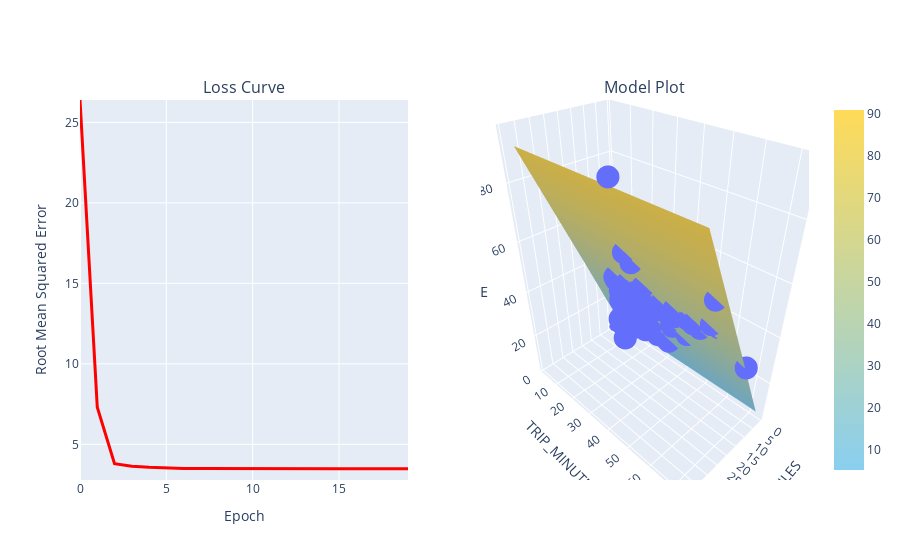

The code cell stored with this chart in its notebook:
### Markdown cell above
## Train a model with two features

The model you trained with the feature ``TOTAL_MILES`` demonstrates fairly strong predictive power, but is it possible to do better? In this step, try training the model with two features, ``TRIP_MILES`` and ``TRIP_MINUTES``, to see if you can improve the model. You may recall that the original dataset does not include a feature ``TRIP_MINUTES``, but this feature can be easily derived from ``TRIP_SECONDS`` as shown in the code below.*

**Instructions**
1. Review the code in **Experiment 3** code cell.
1. Run the **Experiment 3** code cell.
1. Review the output from the training run and answer these questions:
  * Does the model with two features produce better results than one using a single feature?
  * Does it make a difference if you use ``TRIP_SECONDS`` instead of ``TRIP_MINUTES``?
  * How well do you think the model comes to the ground truth fare calculation for Chicago Taxi Trips?


Notice that the scatter plot of the features vs. the label is a three dimensional (3-D) plot. This representation allows you to visualize both features and the label all together. The two features (TRIP_MILES and TRIP_MINUTES) are on the x and y axis, and the label (FARE) is on the z axis. The plot shows individual examples in the dataset as circles, and the model as a surface (plane). With this 3-D model, if the trained model is good you would expect most of the examples to land on the plane surface. The 3-D plot is interactive so you can explore the data further by clicking or dragging the plot.

### Code cell
#@title Code - Experiment 3

# The following variables are the hyperparameters.
learning_rate = 0.001
epochs = 20
batch_size = 50

training_df.loc[:, 'TRIP_MINUTES'] = training_df['TRIP_SECONDS']/60

features = ['TRIP_MILES', 'TRIP_MINUTES']
label = 'FARE'

model_2 = run_experiment(training_df, features, label, learning_rate, epochs, batch_size)

### Figure 1 — Plotly figure (JSON) as saved in the notebook; plotly's stock layout.template omitted (floating-point values rounded to 4 significant figures; data arrays with more than 128 entries replaced by an {"elided": "..."} marker saying what was removed)
{"data": [{"hovertemplate": "TRIP_MILES=%{x}<br>TRIP_MINUTES=%{y}<br>FARE=%{z}<extra></extra>", "legendgroup": "", "marker": {"color": "#636efa", "symbol": "circle"}, "mode": "markers", "name": "", "scene": "scene", "showlegend": false, "type": "scatter3d", "x": {"elided": "200 float values"}, "y": {"elided": "200 float values"}, "z": {"elided": "200 float values"}}, {"colorscale": [[0, "#89CFF0"], [1, "#FFDB58"]], "scene": "scene", "type": "surface", "x": [0.5759, 16.62, 37.59], "y": [1.95, 35.4, 72.75], "z": [[5.288, 42.79, 90.87], [5.288, 42.79, 90.87], [5.288, 42.79, 90.87]]}, {"hovertemplate": "x=%{x}<br>y=%{y}<extra></extra>", "legendgroup": "", "line": {"color": "#ff0000", "dash": "solid", "width": 3}, "marker": {"symbol": "circle"}, "mode": "lines", "name": "", "orientation": "v", "showlegend": false, "type": "scatter", "x": [0, 1, 2, 3, 4, 5, 6, 7, 8, 9, 10, 11, 12, 13, 14, 15, 16, 17, 18, 19], "xaxis": "x", "y": [26.39, 7.31, 3.794, 3.643, 3.572, 3.528, 3.502, 3.49, 3.483, 3.481, 3.479, 3.479, 3.478, 3.478, 3.479, 3.478, 3.478, 3.479, 3.478, 3.478], "yaxis": "y"}], "layout": {"annotations": [{"font": {"size": 16}, "showarrow": false, "text": "Loss Curve", "x": 0.225, "xanchor": "center", "xref": "paper", "y": 1, "yanchor": "bottom", "yref": "paper"}, {"font": {"size": 16}, "showarrow": false, "text": "Model Plot", "x": 0.775, "xanchor": "center", "xref": "paper", "y": 1, "yanchor": "bottom", "yref": "paper"}], "scene": {"domain": {"x": [0.55, 1], "y": [0, 1]}, "xaxis": {"title": {"text": "TRIP_MILES"}}, "yaxis": {"title": {"text": "TRIP_MINUTES"}}, "zaxis": {"title": {"text": "FARE"}}}, "xaxis": {"anchor": "y", "domain": [0, 0.45], "title": {"text": "Epoch"}}, "yaxis": {"anchor": "x", "domain": [0, 1], "range": [2.782, 26.39], "title": {"text": "Root Mean Squared Error"}}}}
